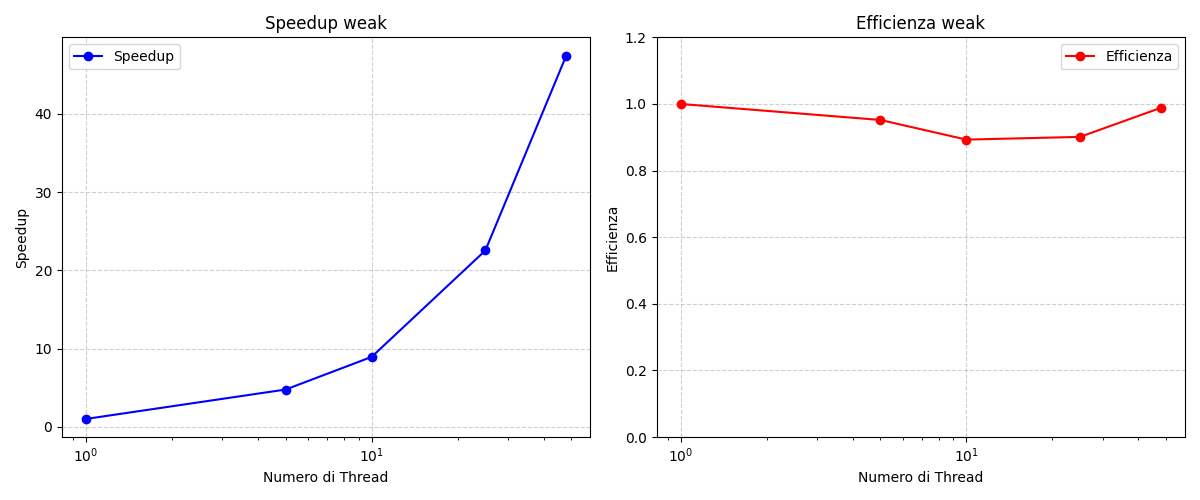

Python code for this plot:
import matplotlib.pyplot as plt # type: ignore

# Dati dalla tabella
num_threads = [1, 5, 10, 25, 48]
speedup = [1, 4.76, 8.93, 22.53, 47.45]
efficiency = [s/t for s, t in zip(speedup, num_threads)]  # Efficienza = Speedup / Num_threads

# Creazione della figura con due sottografi
fig, axes = plt.subplots(1, 2, figsize=(12, 5))

# Primo grafico: Speedup
axes[0].plot(num_threads, speedup, 'bo-', markersize=6, label="Speedup")
axes[0].set_xlabel("Numero di Thread")
axes[0].set_ylabel("Speedup")
axes[0].set_title("Speedup weak")
axes[0].grid(True, linestyle="--", alpha=0.6)
axes[0].legend()
axes[0].set_xscale('log')  # Scala logaritmica sull'asse x

# Secondo grafico: Efficienza
axes[1].plot(num_threads, efficiency, 'ro-', markersize=6, label="Efficienza")
axes[1].set_xlabel("Numero di Thread")
axes[1].set_ylabel("Efficienza")
axes[1].set_title("Efficienza weak")
axes[1].set_ylim(0, 1.2)  # Imposta il limite dell'asse y da 0 a 0.5
axes[1].grid(True, linestyle="--", alpha=0.6)
axes[1].legend()
axes[1].set_xscale('log')  # Scala logaritmica sull'asse x

# Mostra i grafici
plt.tight_layout()
plt.show()
